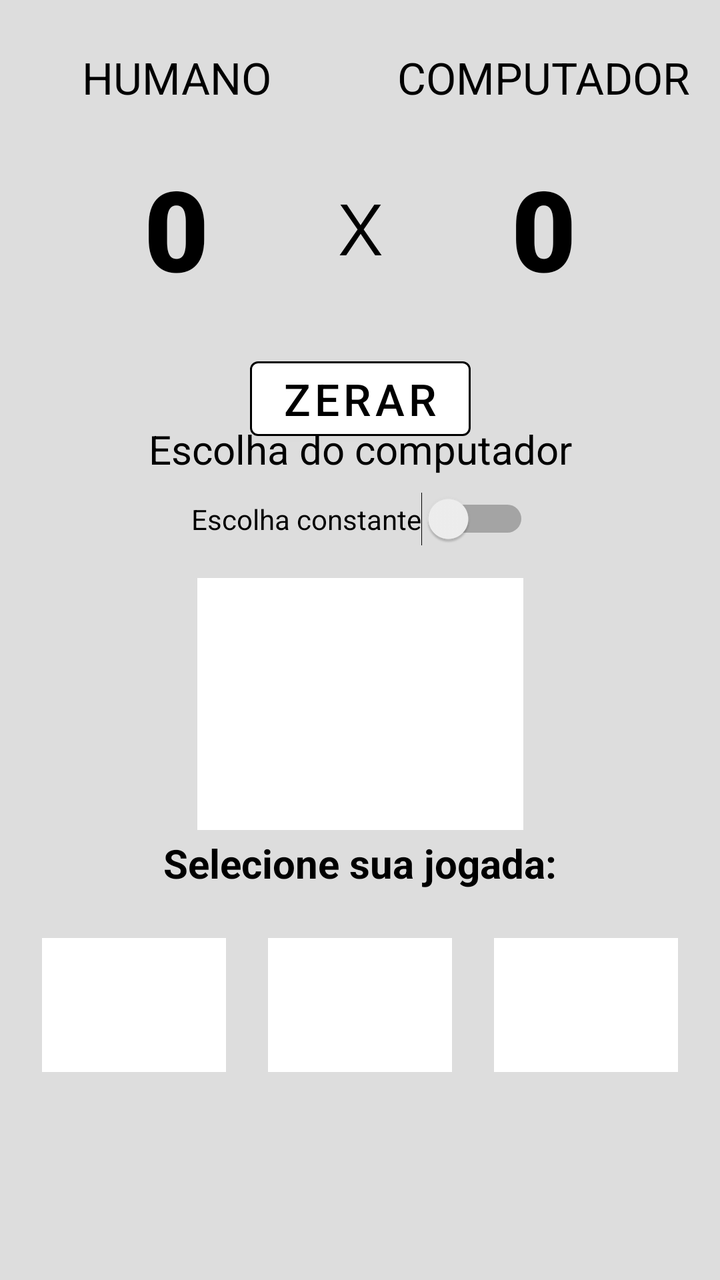
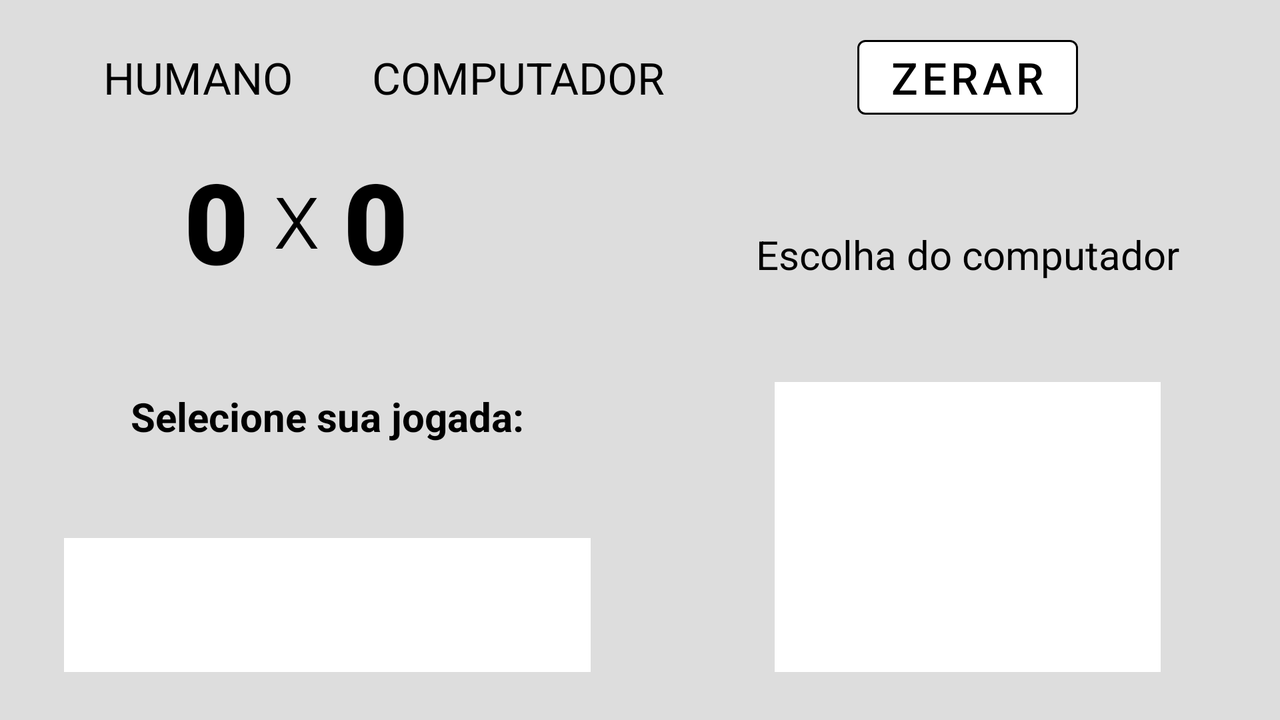

The same Android screen from two of the app's own layout files: first res/layout/ as a phone draws it, then the repository's variant for another configuration, drawn on a device whose configuration selects that folder. Both files follow.
<!-- AndroidManifest.xml: application theme Theme.AtividadeJoKenPo -->
<!-- res/layout/activity_main.xml -->
<?xml version="1.0" encoding="utf-8"?>
<androidx.constraintlayout.widget.ConstraintLayout xmlns:android="http://schemas.android.com/apk/res/android"
    xmlns:app="http://schemas.android.com/apk/res-auto"
    xmlns:tools="http://schemas.android.com/tools"
    android:layout_width="match_parent"
    android:layout_height="match_parent"
    android:background="@color/light_gray"
    tools:context=".MainActivity">

    <androidx.constraintlayout.widget.ConstraintLayout
        android:id="@+id/constraintLayout"
        android:layout_width="match_parent"
        android:layout_height="wrap_content"
        app:layout_constraintEnd_toEndOf="parent"
        app:layout_constraintStart_toStartOf="parent"
        app:layout_constraintTop_toTopOf="parent">

        <TextView
            android:id="@+id/textViewX"
            android:layout_width="23dp"
            android:layout_height="74dp"
            android:fontFamily="sans-serif-light"
            android:text="@string/versus"
            android:textAppearance="@style/TextAppearance.AppCompat.Body1"
            android:textColor="@color/black"
            android:textSize="48sp"
            app:layout_constraintEnd_toStartOf="@+id/placarComputador"
            app:layout_constraintStart_toEndOf="@+id/placarHumano"
            app:layout_constraintTop_toTopOf="@+id/placarHumano" />

        <TextView
            android:id="@+id/placarHumano"
            android:layout_width="wrap_content"
            android:layout_height="wrap_content"
            android:layout_marginStart="72dp"
            android:fontFamily="sans-serif-black"
            android:text="@string/placar_inicio_humano"
            android:textAppearance="@style/TextAppearance.AppCompat.Display3"
            android:textColor="@color/black"
            app:layout_constraintBottom_toTopOf="@+id/buttonZerar"
            app:layout_constraintStart_toStartOf="parent"
            app:layout_constraintTop_toBottomOf="@+id/textViewHuman" />

        <TextView
            android:id="@+id/textViewHuman"
            android:layout_width="wrap_content"
            android:layout_height="wrap_content"
            android:layout_marginTop="24dp"
            android:text="@string/humano"
            android:textAppearance="@style/TextAppearance.AppCompat.Large"
            android:textColor="@color/black"
            app:layout_constraintEnd_toEndOf="@+id/placarHumano"
            app:layout_constraintStart_toStartOf="@+id/placarHumano"
            app:layout_constraintTop_toTopOf="parent" />

        <TextView
            android:id="@+id/textViewComp"
            android:layout_width="wrap_content"
            android:layout_height="wrap_content"
            android:text="@string/computador"
            android:textAppearance="@style/TextAppearance.AppCompat.Large"
            android:textColor="@color/black"
            app:layout_constraintEnd_toEndOf="@+id/placarComputador"
            app:layout_constraintStart_toStartOf="@+id/placarComputador"
            app:layout_constraintTop_toTopOf="@+id/textViewHuman" />

        <TextView
            android:id="@+id/placarComputador"
            android:layout_width="wrap_content"
            android:layout_height="wrap_content"
            android:layout_marginEnd="72dp"
            android:fontFamily="sans-serif-black"
            android:text="@string/placar_inicio_computador"
            android:textAppearance="@style/TextAppearance.AppCompat.Display3"
            android:textColor="@color/black"
            app:layout_constraintBottom_toTopOf="@+id/buttonZerar"
            app:layout_constraintEnd_toEndOf="parent"
            app:layout_constraintTop_toBottomOf="@+id/textViewComp" />

        <Button
            android:id="@+id/buttonZerar"
            android:layout_width="wrap_content"
            android:layout_height="wrap_content"
            android:layout_marginTop="24dp"
            android:backgroundTint="@color/white"
            android:onClick="clearScore"
            android:text="@string/zerar"
            android:textColor="@color/black"
            android:textSize="22sp"
            app:layout_constraintBottom_toBottomOf="parent"
            app:layout_constraintEnd_toEndOf="@+id/textViewX"
            app:layout_constraintStart_toStartOf="@+id/textViewX"
            app:layout_constraintTop_toBottomOf="@+id/textViewX"
            app:strokeWidth="1sp" />
    </androidx.constraintlayout.widget.ConstraintLayout>

    <androidx.constraintlayout.widget.ConstraintLayout
        android:id="@+id/constraintLayout3"
        android:layout_width="match_parent"
        android:layout_height="wrap_content"
        app:layout_constraintBottom_toTopOf="@+id/constraintLayout2"
        app:layout_constraintTop_toBottomOf="@+id/constraintLayout">

        <TextView
            android:id="@+id/textViewEscolha"
            android:layout_width="wrap_content"
            android:layout_height="wrap_content"
            android:text="@string/escolha_comp"
            android:textColor="@color/black"
            android:textSize="20sp"
            app:layout_constraintEnd_toEndOf="parent"
            app:layout_constraintStart_toStartOf="parent"
            app:layout_constraintTop_toTopOf="parent" />

        <ImageView
            android:id="@+id/jogadaComp"
            android:layout_width="163dp"
            android:layout_height="126dp"
            android:layout_marginTop="16dp"
            android:layout_marginBottom="16dp"
            android:adjustViewBounds="true"
            android:background="@color/white"
            android:padding="10px"
            android:scaleType="fitCenter"
            app:layout_constraintBottom_toBottomOf="parent"
            app:layout_constraintEnd_toEndOf="parent"
            app:layout_constraintStart_toStartOf="parent"
            app:layout_constraintTop_toBottomOf="@+id/isConstantMode" />

        <Switch
            android:id="@+id/isConstantMode"
            android:layout_width="wrap_content"
            android:layout_height="wrap_content"
            android:layout_marginTop="8dp"
            android:checked="false"
            android:showText="false"
            android:text="@string/escolha_constante"
            app:layout_constraintEnd_toEndOf="parent"
            app:layout_constraintStart_toStartOf="parent"
            app:layout_constraintTop_toBottomOf="@+id/textViewEscolha" />

        <ImageView
            android:id="@+id/imageViewTooltip"
            android:layout_width="wrap_content"
            android:layout_height="0dp"
            android:tooltipText="@string/tooltip_escolha_constante"
            app:layout_constraintBottom_toBottomOf="@+id/isConstantMode"
            app:layout_constraintStart_toEndOf="@+id/isConstantMode"
            app:layout_constraintTop_toTopOf="@+id/isConstantMode"
            app:srcCompat="@drawable/ic_baseline_help_24"
            app:tint="@color/dark_gray" />

    </androidx.constraintlayout.widget.ConstraintLayout>

    <androidx.constraintlayout.widget.ConstraintLayout
        android:id="@+id/constraintLayout2"
        android:layout_width="match_parent"
        android:layout_height="wrap_content"
        app:layout_constraintBottom_toBottomOf="parent"
        app:layout_constraintEnd_toEndOf="parent"
        app:layout_constraintHorizontal_bias="0.515"
        app:layout_constraintStart_toStartOf="parent">

        <TextView
            android:id="@+id/textViewSelecione"
            android:layout_width="wrap_content"
            android:layout_height="wrap_content"
            android:text="@string/selecione"
            android:textColor="@color/black"
            android:textSize="20sp"
            android:textStyle="bold"
            app:layout_constraintEnd_toEndOf="parent"
            app:layout_constraintStart_toStartOf="parent"
            app:layout_constraintTop_toTopOf="parent" />

        <ImageButton
            android:id="@+id/imageTesoura"
            android:layout_width="92dp"
            android:layout_height="67dp"
            android:adjustViewBounds="true"
            android:background="@color/white"
            android:onClick="joKenPo"
            android:padding="10px"
            android:scaleType="fitCenter"
            android:src="@drawable/scissor"
            app:layout_constraintEnd_toEndOf="parent"
            app:layout_constraintStart_toEndOf="@+id/imagePapel"
            app:layout_constraintTop_toTopOf="@+id/imagePapel" />

        <ImageButton
            android:id="@+id/imagePapel"
            android:layout_width="92dp"
            android:layout_height="67dp"
            android:layout_marginTop="24dp"
            android:layout_marginBottom="16dp"
            android:adjustViewBounds="true"
            android:background="@color/white"
            android:onClick="joKenPo"
            android:padding="10px"
            android:scaleType="fitCenter"
            android:src="@drawable/hand"
            app:layout_constraintBottom_toTopOf="@+id/buttonJogarNovamente"
            app:layout_constraintEnd_toEndOf="@+id/textViewSelecione"
            app:layout_constraintStart_toStartOf="@+id/textViewSelecione"
            app:layout_constraintTop_toBottomOf="@+id/textViewSelecione" />

        <ImageButton
            android:id="@+id/imagePedra"
            android:layout_width="92dp"
            android:layout_height="67dp"
            android:adjustViewBounds="true"
            android:background="@color/white"
            android:cropToPadding="false"
            android:onClick="joKenPo"
            android:padding="10px"
            android:scaleType="fitCenter"
            android:src="@drawable/fist"
            app:layout_constraintEnd_toStartOf="@+id/imagePapel"
            app:layout_constraintStart_toStartOf="parent"
            app:layout_constraintTop_toTopOf="@+id/imagePapel" />

        <Button
            android:id="@+id/buttonJogarNovamente"
            android:layout_width="wrap_content"
            android:layout_height="wrap_content"
            android:layout_marginBottom="24dp"
            android:backgroundTint="@color/white"
            android:onClick="playAgain"
            android:text="@string/jogar_novamente"
            android:textColor="@color/black"
            android:textSize="20sp"
            android:visibility="invisible"
            app:layout_constraintBottom_toBottomOf="parent"
            app:layout_constraintEnd_toEndOf="parent"
            app:layout_constraintStart_toStartOf="parent"
            app:layout_constraintTop_toBottomOf="@+id/imageTesoura"
            app:strokeWidth="1px" />

    </androidx.constraintlayout.widget.ConstraintLayout>

</androidx.constraintlayout.widget.ConstraintLayout>
<!-- resources referenced by this layout -->
<resources>
  <color name="black">#FF000000</color>
  <color name="dark_gray">#FF999999</color>
  <color name="light_gray">#FFDDDDDD</color>
  <color name="white">#FFFFFFFF</color>
  <string name="computador">COMPUTADOR</string>
  <string name="escolha_comp">Escolha do computador</string>
  <string name="escolha_constante">Escolha constante</string>
  <string name="humano">HUMANO</string>
  <string name="jogar_novamente">Jogar novamente</string>
  <string name="placar_inicio_computador">0</string>
  <string name="placar_inicio_humano">0</string>
  <string name="selecione">Selecione sua jogada:</string>
  <string name="tooltip_escolha_constante">O computador escolherá sempre Pedra.</string>
  <string name="versus">x</string>
  <string name="zerar">ZERAR</string>
  <style name="Theme.AtividadeJoKenPo" parent="Theme.MaterialComponents.DayNight.DarkActionBar">
          
          <item name="colorPrimary">@color/purple_500</item>
          <item name="colorPrimaryVariant">@color/purple_700</item>
          <item name="colorOnPrimary">@color/white</item>
          
          <item name="colorSecondary">@color/teal_200</item>
          <item name="colorSecondaryVariant">@color/teal_700</item>
          <item name="colorOnSecondary">@color/black</item>
          
          <item name="android:statusBarColor" tools:targetApi="l">?attr/colorPrimaryVariant</item>
          
      </style>
  <color name="purple_500">#FF6200EE</color>
  <color name="purple_700">#FF3700B3</color>
  <color name="teal_200">#FF03DAC5</color>
  <color name="teal_700">#FF018786</color>
</resources>
<!-- res/layout-land/activity_main.xml (the repository's variant of the layout above) -->
<!-- drawn on the phone turned sideways -->
<?xml version="1.0" encoding="utf-8"?>
<androidx.constraintlayout.widget.ConstraintLayout xmlns:android="http://schemas.android.com/apk/res/android"
    xmlns:app="http://schemas.android.com/apk/res-auto"
    xmlns:tools="http://schemas.android.com/tools"
    android:layout_width="match_parent"
    android:layout_height="match_parent"
    android:background="@color/light_gray"
    tools:context=".MainActivity">

    <TextView
        android:id="@+id/textViewHuman"
        android:layout_width="wrap_content"
        android:layout_height="wrap_content"
        android:layout_marginTop="24dp"
        android:text="@string/humano"
        android:textAppearance="@style/TextAppearance.AppCompat.Large"
        android:textColor="@color/black"
        app:layout_constraintEnd_toEndOf="parent"
        app:layout_constraintHorizontal_bias="0.095"
        app:layout_constraintStart_toStartOf="parent"
        app:layout_constraintTop_toTopOf="parent" />

    <TextView
        android:id="@+id/textViewComp"
        android:layout_width="wrap_content"
        android:layout_height="wrap_content"
        android:layout_marginTop="24dp"
        android:text="@string/computador"
        android:textAppearance="@style/TextAppearance.AppCompat.Large"
        android:textColor="@color/black"
        app:layout_constraintEnd_toEndOf="parent"
        app:layout_constraintHorizontal_bias="0.114"
        app:layout_constraintStart_toEndOf="@+id/textViewHuman"
        app:layout_constraintTop_toTopOf="parent" />

    <TextView
        android:id="@+id/placarHumano"
        android:layout_width="wrap_content"
        android:layout_height="wrap_content"
        android:layout_marginStart="92dp"
        android:fontFamily="sans-serif-black"
        android:text="@string/placar_inicio_humano"
        android:textAppearance="@style/TextAppearance.AppCompat.Display3"
        android:textColor="@color/black"
        app:layout_constraintBottom_toBottomOf="@+id/textViewX"
        app:layout_constraintStart_toStartOf="parent"
        app:layout_constraintTop_toTopOf="@+id/textViewX" />

    <TextView
        android:id="@+id/placarComputador"
        android:layout_width="wrap_content"
        android:layout_height="wrap_content"
        android:layout_marginEnd="436dp"
        android:fontFamily="sans-serif-black"
        android:text="@string/placar_inicio_computador"
        android:textAppearance="@style/TextAppearance.AppCompat.Display3"
        android:textColor="@color/black"
        app:layout_constraintBottom_toBottomOf="@+id/textViewX"
        app:layout_constraintEnd_toEndOf="parent"
        app:layout_constraintTop_toTopOf="@+id/textViewX" />

    <TextView
        android:id="@+id/textViewX"
        android:layout_width="23dp"
        android:layout_height="74dp"
        android:layout_marginTop="20dp"
        android:fontFamily="sans-serif-light"
        android:text="@string/versus"
        android:textAppearance="@style/TextAppearance.AppCompat.Body1"
        android:textColor="@color/black"
        android:textSize="48sp"
        app:layout_constraintEnd_toStartOf="@+id/placarComputador"
        app:layout_constraintStart_toEndOf="@+id/placarHumano"
        app:layout_constraintTop_toBottomOf="@+id/textViewHuman" />

    <Button
        android:id="@+id/buttonZerar"
        android:layout_width="wrap_content"
        android:layout_height="wrap_content"
        android:backgroundTint="@color/white"
        android:onClick="clearScore"
        android:text="@string/zerar"
        android:textColor="@color/black"
        android:textSize="22sp"
        app:layout_constraintBottom_toBottomOf="@+id/textViewComp"
        app:layout_constraintEnd_toEndOf="parent"
        app:layout_constraintHorizontal_bias="0.488"
        app:layout_constraintStart_toEndOf="@+id/textViewComp"
        app:layout_constraintTop_toTopOf="@+id/textViewComp"
        app:strokeWidth="1sp" />

    <TextView
        android:id="@+id/textViewEscolha"
        android:layout_width="wrap_content"
        android:layout_height="wrap_content"
        android:text="@string/escolha_comp"
        android:textColor="@color/black"
        android:textSize="20sp"
        app:layout_constraintBottom_toTopOf="@+id/jogadaComp"
        app:layout_constraintEnd_toEndOf="@+id/buttonZerar"
        app:layout_constraintStart_toStartOf="@+id/buttonZerar"
        app:layout_constraintTop_toBottomOf="@+id/buttonZerar" />

    <ImageView
        android:id="@+id/jogadaComp"
        android:layout_width="193dp"
        android:layout_height="145dp"
        android:adjustViewBounds="true"
        android:background="@color/white"
        android:padding="10px"
        android:scaleType="fitCenter"
        app:layout_constraintBottom_toBottomOf="@+id/imageTesoura"
        app:layout_constraintEnd_toEndOf="@+id/textViewEscolha"
        app:layout_constraintStart_toStartOf="@+id/textViewEscolha" />

    <TextView
        android:id="@+id/textViewSelecione"
        android:layout_width="wrap_content"
        android:layout_height="wrap_content"
        android:text="@string/selecione"
        android:textColor="@color/black"
        android:textSize="20sp"
        android:textStyle="bold"
        app:layout_constraintBottom_toTopOf="@+id/imagePapel"
        app:layout_constraintEnd_toEndOf="@+id/imageTesoura"
        app:layout_constraintStart_toStartOf="@+id/imagePedra"
        app:layout_constraintTop_toBottomOf="@+id/textViewX" />

    <ImageButton
        android:id="@+id/imagePedra"
        android:layout_width="92dp"
        android:layout_height="67dp"
        android:layout_marginStart="32dp"
        android:adjustViewBounds="true"
        android:background="@color/white"
        android:cropToPadding="false"
        android:onClick="joKenPo"
        android:padding="10px"
        android:scaleType="fitCenter"
        android:src="@drawable/fist"
        app:layout_constraintBottom_toBottomOf="@+id/imagePapel"
        app:layout_constraintStart_toStartOf="parent" />

    <ImageButton
        android:id="@+id/imagePapel"
        android:layout_width="92dp"
        android:layout_height="67dp"
        android:layout_marginBottom="24dp"
        android:adjustViewBounds="true"
        android:background="@color/white"
        android:onClick="joKenPo"
        android:padding="10px"
        android:scaleType="fitCenter"
        android:src="@drawable/hand"
        app:layout_constraintBottom_toBottomOf="parent"
        app:layout_constraintEnd_toStartOf="@+id/imageTesoura"
        app:layout_constraintHorizontal_bias="0.545"
        app:layout_constraintStart_toEndOf="@+id/imagePedra" />

    <ImageButton
        android:id="@+id/imageTesoura"
        android:layout_width="92dp"
        android:layout_height="67dp"
        android:layout_marginEnd="92dp"
        android:adjustViewBounds="true"
        android:background="@color/white"
        android:onClick="joKenPo"
        android:padding="10px"
        android:scaleType="fitCenter"
        android:src="@drawable/scissor"
        app:layout_constraintBottom_toBottomOf="@+id/imagePapel"
        app:layout_constraintEnd_toStartOf="@+id/jogadaComp" />

</androidx.constraintlayout.widget.ConstraintLayout>
<!-- resources referenced by the variant -->
<!-- as the phone turned sideways resolves them -->
<resources>
  <color name="black">#FF000000</color>
  <color name="light_gray">#FFDDDDDD</color>
  <color name="white">#FFFFFFFF</color>
  <string name="computador">COMPUTADOR</string>
  <string name="escolha_comp">Escolha do computador</string>
  <string name="humano">HUMANO</string>
  <string name="placar_inicio_computador">0</string>
  <string name="placar_inicio_humano">0</string>
  <string name="selecione">Selecione sua jogada:</string>
  <string name="versus">x</string>
  <string name="zerar">ZERAR</string>
  <style name="Theme.AtividadeJoKenPo" parent="Theme.MaterialComponents.DayNight.DarkActionBar">
          
          <item name="colorPrimary">@color/purple_500</item>
          <item name="colorPrimaryVariant">@color/purple_700</item>
          <item name="colorOnPrimary">@color/white</item>
          
          <item name="colorSecondary">@color/teal_200</item>
          <item name="colorSecondaryVariant">@color/teal_700</item>
          <item name="colorOnSecondary">@color/black</item>
          
          <item name="android:statusBarColor" tools:targetApi="l">?attr/colorPrimaryVariant</item>
          
      </style>
  <color name="purple_500">#FF6200EE</color>
  <color name="purple_700">#FF3700B3</color>
  <color name="teal_200">#FF03DAC5</color>
  <color name="teal_700">#FF018786</color>
</resources>
